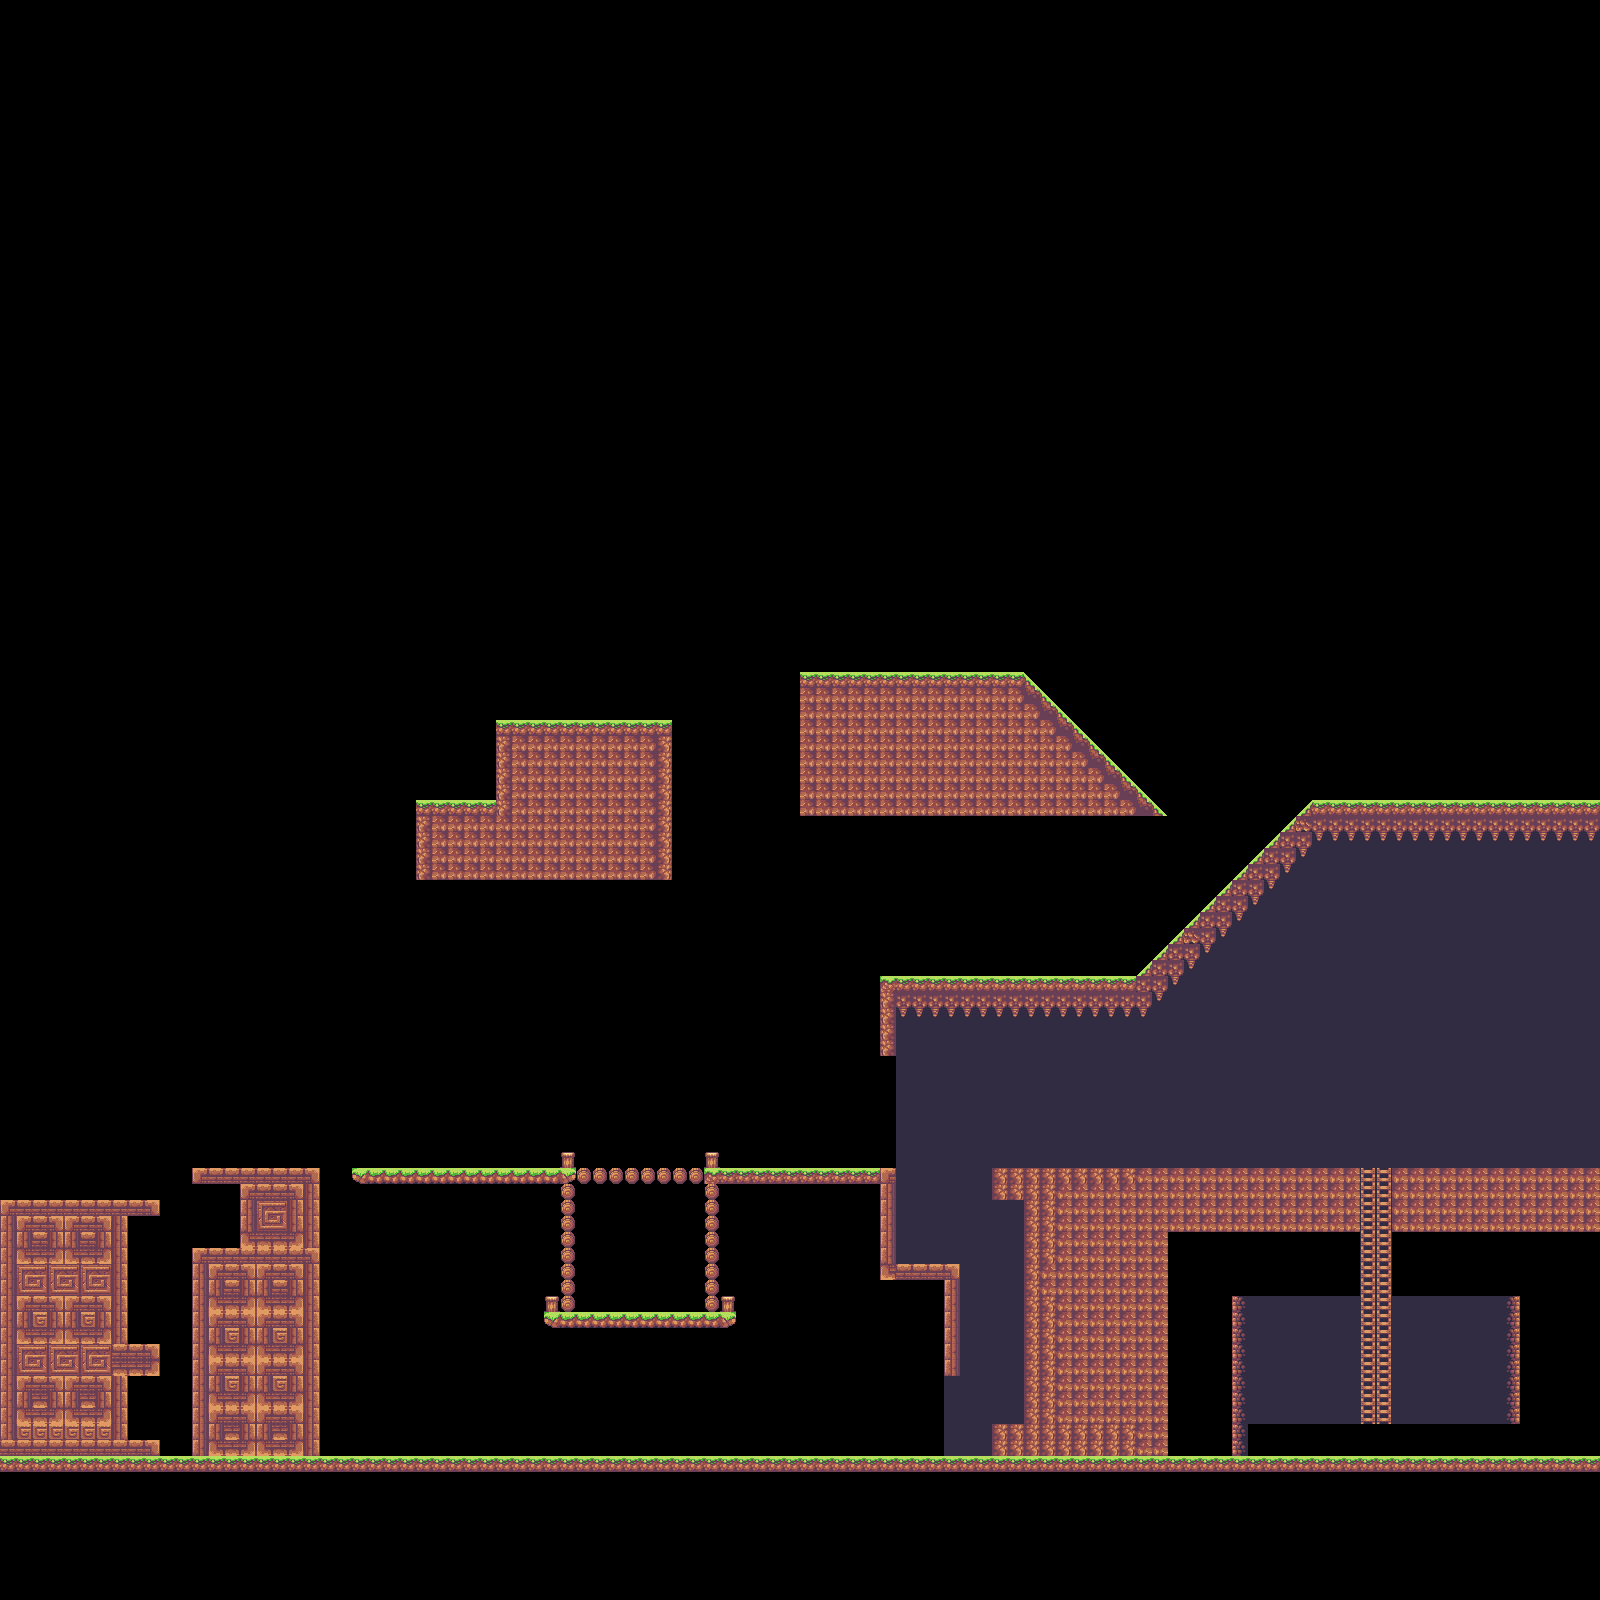

A 2D game scene composited from a Tiled map and its tileset images. What follows is a short description and the map's XML, with each tile layer's data collapsed to a summary:
An orthogonal 100x100 tile map with 16x16 px tiles, 3 tile layers (Ground, Ladder, Background) and 13 objects.

<map version="1.0" tiledversion="2018.02.14" orientation="orthogonal" renderorder="right-down" width="100" height="100" tilewidth="16" tileheight="16" infinite="0" nextobjectid="49">
 <tileset firstgid="1" source="SunnyLand.tsx" />
 <layer name="Ground" width="100" height="100">
  <data>[10000 cells, 1280 non-empty, 34 distinct tile ids]</data>
 </layer>
 <layer name="Ladder" width="100" height="100">
  <data>[10000 cells, 32 non-empty, 1 distinct tile ids]</data>
 </layer>
 <layer name="Background" width="100" height="100">
  <data>[10000 cells, 844 non-empty, 6 distinct tile ids]</data>
 </layer>
 <objectgroup name="GroundCollision">
  <object id="37" x="0" y="1456" width="1600" height="16" />
  <object id="39" x="496" y="720">
   <polygon points="0,0 0,80 -80,80 -80,160 176,160 176,0" />
  </object>
  <object id="40" x="800" y="672">
   <polygon points="0,0 224,0 368,144 0,144" />
  </object>
  <object id="41" x="1600" y="800">
   <polygon points="0,0 0,48 -288,48 -448,224 -704,224 -704,256 -720,256 -720,176 -464,176 -288,0" />
  </object>
  <object id="42" x="1392" y="1168">
   <polygon points="0,0 208,0 208,64 0,64" />
  </object>
  <object id="43" x="992" y="1168">
   <polygon points="0,0 368,0 368,64 176,64 176,288 0,288 0,256 32,256 32,32 0,32" />
  </object>
 </objectgroup>
 <objectgroup name="PlatformCollision">
  <object id="32" x="128" y="1344">
   <polyline points="0,0 32,0" />
  </object>
  <object id="33" x="128" y="1440">
   <polyline points="0,0 32,0" />
  </object>
  <object id="34" x="192" y="1248">
   <polyline points="0,0 48,0" />
  </object>
  <object id="35" x="160" y="1200">
   <polyline points="0,0 -160,0" />
  </object>
  <object id="36" x="192" y="1168">
   <polyline points="0,0 128,0" />
  </object>
  <object id="48" x="576" y="1168">
   <polyline points="0,0 128,0" />
  </object>
 </objectgroup>
 <objectgroup name="LadderCollision">
  <object id="38" x="1360" y="1152" width="32" height="256" />
 </objectgroup>
</map>
